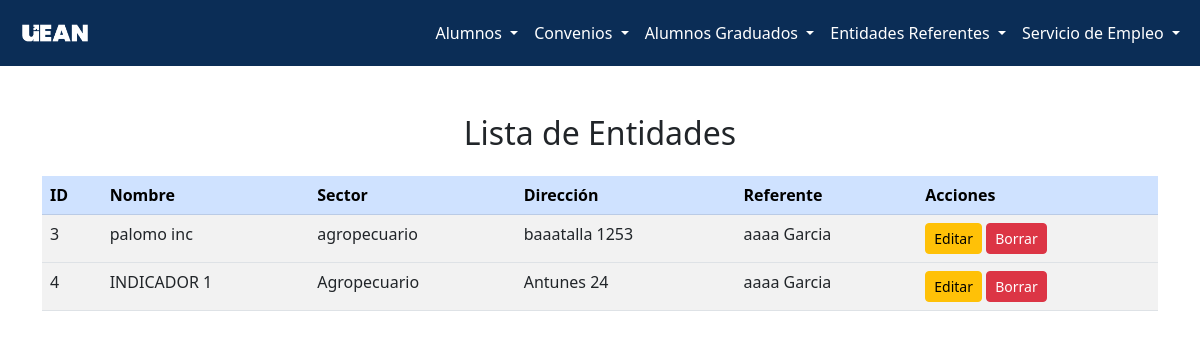
The page /lista_entidades.php on the database its author committed.
### tables this page shows
CREATE TABLE `entidad` (
  `id` int(11) NOT NULL,
  `nombre` varchar(50) NOT NULL,
  `sector` varchar(50) NOT NULL,
  `direccion` varchar(50) NOT NULL,
  `id_referente` int(11) NOT NULL
);

### lista_entidades.php (the view, shortened to what this page needs)
<?php
include 'conexion.php';
include 'navbar.php';
$query = "
    SELECT
        entidad.id,
        entidad.nombre,
        entidad.sector,
        entidad.direccion,
        entidad.id_referente,
        CONCAT(referente.nombres, ' ', referente.apellidos) AS referente
    FROM entidad
    LEFT JOIN referente ON entidad.id_referente = referente.id
";
$entidades = $conn->query($query);
?>
<!DOCTYPE html>
<html lang="en">
<head>
    <link href="https://cdn.jsdelivr.net/npm/bootstrap@5.3.0/dist/css/bootstrap.min.css" rel="stylesheet">
</head>
<body>
<div class="container mt-5">
    <h2 class="text-center mb-4">Lista de Entidades</h2>
    <table class="table table-striped table-hover">
        <thead class="table-primary">
            <tr>
                <th>ID</th>
                <th>Nombre</th>
                <th>Sector</th>
                <th>Dirección</th>
                <th>Referente</th>
                <th>Acciones</th>
            </tr>
        </thead>
        <tbody>
            <?php if ($entidades->num_rows > 0): ?>
                <?php while ($row = $entidades->fetch_assoc()): ?>
                    <tr data-id="<?= $row['id']; ?>">
                        <td><?= $row['id']; ?></td>
                        <td><?= $row['nombre']; ?></td>
                        <td><?= $row['sector']; ?></td>
                        <td><?= $row['direccion']; ?></td>
                        <td><?= $row['referente']; ?></td>
                        <td>
                            <button class="btn btn-warning btn-sm btn-edit">Editar</button>
                            <button class="btn btn-danger btn-sm btn-delete">Borrar</button>
                        </td>
                    </tr>
                <?php endwhile; ?>
            <?php else: ?>
                <tr>
                    <td colspan="6" class="text-center">No hay entidades registradas</td>
                </tr>
            <?php endif; ?>
        </tbody>
    </table>
</div>
</body>
</html>

### rows shown on the page
entidad: id "3", nombre "palomo inc", sector "agropecuario", direccion "baaatalla 1253", referente "aaaa Garcia"
entidad: id "4", nombre "INDICADOR 1", sector "Agropecuario", direccion "Antunes 24", referente "aaaa Garcia"
